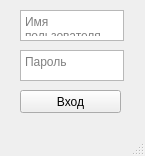
<?xml version="1.0" encoding="UTF-8"?>
<ui version="4.0">
 <class>MainWindow</class>
 <widget class="QMainWindow" name="MainWindow">
  <property name="geometry">
   <rect>
    <x>0</x>
    <y>0</y>
    <width>145</width>
    <height>156</height>
   </rect>
  </property>
  <property name="windowTitle">
   <string>MainWindow</string>
  </property>
  <widget class="QWidget" name="centralwidget">
   <widget class="QTextEdit" name="username_textEdit">
    <property name="geometry">
     <rect>
      <x>20</x>
      <y>10</y>
      <width>104</width>
      <height>31</height>
     </rect>
    </property>
    <property name="placeholderText">
     <string>Имя пользователя</string>
    </property>
   </widget>
   <widget class="QTextEdit" name="password_textEdit">
    <property name="geometry">
     <rect>
      <x>20</x>
      <y>50</y>
      <width>104</width>
      <height>31</height>
     </rect>
    </property>
    <property name="placeholderText">
     <string>Пароль</string>
    </property>
   </widget>
   <widget class="QPushButton" name="login_pushButton">
    <property name="geometry">
     <rect>
      <x>20</x>
      <y>90</y>
      <width>101</width>
      <height>23</height>
     </rect>
    </property>
    <property name="text">
     <string>Вход</string>
    </property>
   </widget>
  </widget>
  <widget class="QMenuBar" name="menubar">
   <property name="geometry">
    <rect>
     <x>0</x>
     <y>0</y>
     <width>145</width>
     <height>21</height>
    </rect>
   </property>
  </widget>
  <widget class="QStatusBar" name="statusbar"/>
 </widget>
 <resources/>
 <connections/>
</ui>
